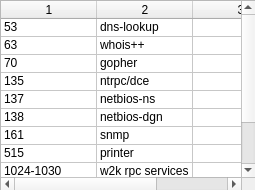
<?xml version="1.0" encoding="UTF-8"?>
<ui version="4.0">
 <class>UDPPortList</class>
 <widget class="QWidget" name="UDPPortList">
  <property name="geometry">
   <rect>
    <x>0</x>
    <y>0</y>
    <width>255</width>
    <height>190</height>
   </rect>
  </property>
  <property name="windowTitle">
   <string>Standard UDP Ports</string>
  </property>
  <widget class="QTableWidget" name="uiUDPPortList">
   <property name="geometry">
    <rect>
     <x>0</x>
     <y>0</y>
     <width>256</width>
     <height>192</height>
    </rect>
   </property>
   <property name="rowCount">
    <number>11</number>
   </property>
   <property name="columnCount">
    <number>3</number>
   </property>
   <attribute name="horizontalHeaderVisible">
    <bool>true</bool>
   </attribute>
   <attribute name="horizontalHeaderDefaultSectionSize">
    <number>96</number>
   </attribute>
   <attribute name="horizontalHeaderHighlightSections">
    <bool>true</bool>
   </attribute>
   <attribute name="verticalHeaderVisible">
    <bool>false</bool>
   </attribute>
   <attribute name="verticalHeaderDefaultSectionSize">
    <number>16</number>
   </attribute>
   <attribute name="verticalHeaderHighlightSections">
    <bool>true</bool>
   </attribute>
   <row/>
   <row/>
   <row/>
   <row/>
   <row/>
   <row/>
   <row/>
   <row/>
   <row/>
   <row/>
   <row/>
   <column/>
   <column/>
   <column/>
   <item row="0" column="0">
    <property name="text">
     <string>53</string>
    </property>
   </item>
   <item row="0" column="1">
    <property name="text">
     <string>dns-lookup</string>
    </property>
   </item>
   <item row="1" column="0">
    <property name="text">
     <string>63</string>
    </property>
   </item>
   <item row="1" column="1">
    <property name="text">
     <string>whois++</string>
    </property>
   </item>
   <item row="2" column="0">
    <property name="text">
     <string>70</string>
    </property>
   </item>
   <item row="2" column="1">
    <property name="text">
     <string>gopher</string>
    </property>
   </item>
   <item row="3" column="0">
    <property name="text">
     <string>135</string>
    </property>
   </item>
   <item row="3" column="1">
    <property name="text">
     <string>ntrpc/dce</string>
    </property>
   </item>
   <item row="3" column="2">
    <property name="text">
     <string/>
    </property>
   </item>
   <item row="4" column="0">
    <property name="text">
     <string>137</string>
    </property>
   </item>
   <item row="4" column="1">
    <property name="text">
     <string>netbios-ns</string>
    </property>
   </item>
   <item row="5" column="0">
    <property name="text">
     <string>138</string>
    </property>
   </item>
   <item row="5" column="1">
    <property name="text">
     <string>netbios-dgn</string>
    </property>
   </item>
   <item row="6" column="0">
    <property name="text">
     <string>161</string>
    </property>
   </item>
   <item row="6" column="1">
    <property name="text">
     <string>snmp</string>
    </property>
   </item>
   <item row="7" column="0">
    <property name="text">
     <string>515</string>
    </property>
   </item>
   <item row="7" column="1">
    <property name="text">
     <string>printer</string>
    </property>
   </item>
   <item row="8" column="0">
    <property name="text">
     <string>1024-1030</string>
    </property>
   </item>
   <item row="8" column="1">
    <property name="text">
     <string>w2k rpc services</string>
    </property>
   </item>
   <item row="9" column="0">
    <property name="text">
     <string>31337</string>
    </property>
   </item>
   <item row="9" column="1">
    <property name="text">
     <string>backorifice</string>
    </property>
   </item>
   <item row="10" column="0">
    <property name="text">
     <string>54321</string>
    </property>
   </item>
   <item row="10" column="1">
    <property name="text">
     <string>bo2k</string>
    </property>
   </item>
  </widget>
 </widget>
 <resources/>
 <connections/>
</ui>
